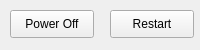
<?xml version="1.0" encoding="UTF-8"?>
<ui version="4.0">
 <class>tinypower</class>
 <widget class="QMainWindow" name="tinypower">
  <property name="geometry">
   <rect>
    <x>0</x>
    <y>0</y>
    <width>200</width>
    <height>50</height>
   </rect>
  </property>
  <property name="minimumSize">
   <size>
    <width>200</width>
    <height>50</height>
   </size>
  </property>
  <property name="maximumSize">
   <size>
    <width>200</width>
    <height>50</height>
   </size>
  </property>
  <property name="windowTitle">
   <string>tinypower</string>
  </property>
  <widget class="QWidget" name="centralWidget">
   <widget class="QPushButton" name="power">
    <property name="geometry">
     <rect>
      <x>10</x>
      <y>10</y>
      <width>84</width>
      <height>28</height>
     </rect>
    </property>
    <property name="text">
     <string>Power Off</string>
    </property>
   </widget>
   <widget class="QPushButton" name="restart">
    <property name="geometry">
     <rect>
      <x>110</x>
      <y>10</y>
      <width>84</width>
      <height>28</height>
     </rect>
    </property>
    <property name="text">
     <string>Restart</string>
    </property>
   </widget>
  </widget>
 </widget>
 <layoutdefault spacing="6" margin="11"/>
 <resources/>
 <connections/>
</ui>
